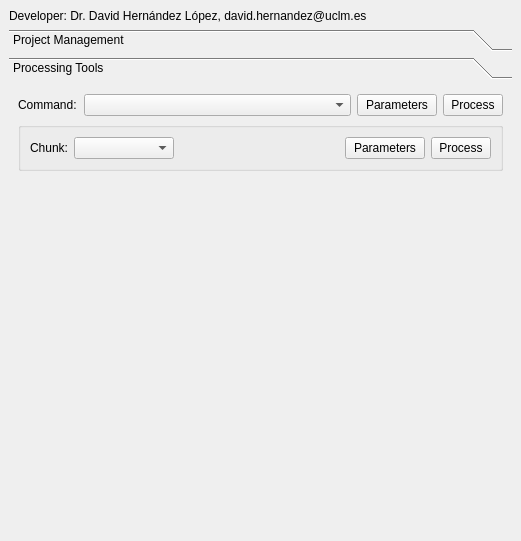
<?xml version="1.0" encoding="UTF-8"?>
<ui version="4.0">
 <class>PhotogrammetyToolsDockWidgetBase</class>
 <widget class="QDockWidget" name="PhotogrammetyToolsDockWidgetBase">
  <property name="geometry">
   <rect>
    <x>0</x>
    <y>0</y>
    <width>521</width>
    <height>541</height>
   </rect>
  </property>
  <property name="minimumSize">
   <size>
    <width>480</width>
    <height>541</height>
   </size>
  </property>
  <property name="windowTitle">
   <string>Photogrammetry Tools</string>
  </property>
  <widget class="QWidget" name="dockWidgetContents">
   <layout class="QGridLayout" name="gridLayout_10">
    <item row="0" column="0">
     <widget class="QLabel" name="developerLabel">
      <property name="text">
       <string>Developer: Dr. David Hernández López, david.hernandez@uclm.es</string>
      </property>
     </widget>
    </item>
    <item row="1" column="0">
     <widget class="QToolBox" name="photogrammetryToolBox">
      <property name="minimumSize">
       <size>
        <width>460</width>
        <height>480</height>
       </size>
      </property>
      <property name="currentIndex">
       <number>1</number>
      </property>
      <widget class="QWidget" name="projectDefinitionPage">
       <property name="geometry">
        <rect>
         <x>0</x>
         <y>0</y>
         <width>503</width>
         <height>424</height>
        </rect>
       </property>
       <attribute name="label">
        <string>Project Management</string>
       </attribute>
       <layout class="QGridLayout" name="gridLayout_14">
        <item row="0" column="0">
         <layout class="QHBoxLayout" name="horizontalLayout">
          <item>
           <widget class="QLabel" name="projectsLabel">
            <property name="minimumSize">
             <size>
              <width>45</width>
              <height>0</height>
             </size>
            </property>
            <property name="maximumSize">
             <size>
              <width>45</width>
              <height>16777215</height>
             </size>
            </property>
            <property name="text">
             <string>Projects:</string>
            </property>
           </widget>
          </item>
          <item>
           <widget class="QComboBox" name="projectsComboBox">
            <property name="minimumSize">
             <size>
              <width>150</width>
              <height>0</height>
             </size>
            </property>
           </widget>
          </item>
          <item>
           <widget class="QPushButton" name="openProjectPushButton">
            <property name="minimumSize">
             <size>
              <width>50</width>
              <height>0</height>
             </size>
            </property>
            <property name="maximumSize">
             <size>
              <width>50</width>
              <height>16777215</height>
             </size>
            </property>
            <property name="text">
             <string>Open</string>
            </property>
           </widget>
          </item>
          <item>
           <widget class="QPushButton" name="closeProjectPushButton">
            <property name="minimumSize">
             <size>
              <width>50</width>
              <height>0</height>
             </size>
            </property>
            <property name="maximumSize">
             <size>
              <width>50</width>
              <height>16777215</height>
             </size>
            </property>
            <property name="text">
             <string>Close</string>
            </property>
           </widget>
          </item>
         </layout>
        </item>
        <item row="1" column="0">
         <widget class="QTabWidget" name="projectManagementTabWidget">
          <property name="maximumSize">
           <size>
            <width>10000000</width>
            <height>320</height>
           </size>
          </property>
          <property name="currentIndex">
           <number>0</number>
          </property>
          <widget class="QWidget" name="createNewProjectTab">
           <attribute name="title">
            <string>Create Project</string>
           </attribute>
           <layout class="QGridLayout" name="gridLayout_2">
            <item row="0" column="0">
             <layout class="QHBoxLayout" name="horizontalLayout_2">
              <item>
               <widget class="QLabel" name="projectTypeLabel">
                <property name="minimumSize">
                 <size>
                  <width>70</width>
                  <height>0</height>
                 </size>
                </property>
                <property name="maximumSize">
                 <size>
                  <width>70</width>
                  <height>16777215</height>
                 </size>
                </property>
                <property name="text">
                 <string>Proejct Type:</string>
                </property>
               </widget>
              </item>
              <item>
               <widget class="QComboBox" name="projectTypeComboBox"/>
              </item>
              <item>
               <widget class="QLabel" name="label">
                <property name="minimumSize">
                 <size>
                  <width>70</width>
                  <height>0</height>
                 </size>
                </property>
                <property name="maximumSize">
                 <size>
                  <width>70</width>
                  <height>16777215</height>
                 </size>
                </property>
                <property name="text">
                 <string>Grid Size (m):</string>
                </property>
               </widget>
              </item>
              <item>
               <widget class="QComboBox" name="gridSizeComboBox">
                <property name="minimumSize">
                 <size>
                  <width>75</width>
                  <height>0</height>
                 </size>
                </property>
                <property name="maximumSize">
                 <size>
                  <width>75</width>
                  <height>16777215</height>
                 </size>
                </property>
               </widget>
              </item>
              <item>
               <widget class="QPushButton" name="projectParametersPushButton">
                <property name="minimumSize">
                 <size>
                  <width>75</width>
                  <height>0</height>
                 </size>
                </property>
                <property name="maximumSize">
                 <size>
                  <width>75</width>
                  <height>16777215</height>
                 </size>
                </property>
                <property name="text">
                 <string>Parameters</string>
                </property>
               </widget>
              </item>
             </layout>
            </item>
            <item row="1" column="0">
             <layout class="QHBoxLayout" name="horizontalLayout_3">
              <item>
               <widget class="QLabel" name="projectCrsLbel">
                <property name="minimumSize">
                 <size>
                  <width>30</width>
                  <height>0</height>
                 </size>
                </property>
                <property name="maximumSize">
                 <size>
                  <width>30</width>
                  <height>16777215</height>
                 </size>
                </property>
                <property name="text">
                 <string>CRS:</string>
                </property>
               </widget>
              </item>
              <item>
               <widget class="QgsProjectionSelectionWidget" name="projectQgsProjectionSelectionWidget">
                <property name="minimumSize">
                 <size>
                  <width>200</width>
                  <height>0</height>
                 </size>
                </property>
               </widget>
              </item>
              <item>
               <widget class="QLabel" name="projectAltitudeLabel">
                <property name="minimumSize">
                 <size>
                  <width>45</width>
                  <height>0</height>
                 </size>
                </property>
                <property name="maximumSize">
                 <size>
                  <width>45</width>
                  <height>16777215</height>
                 </size>
                </property>
                <property name="text">
                 <string>Altitude:</string>
                </property>
               </widget>
              </item>
              <item>
               <widget class="QRadioButton" name="projectAltitudeMslRadioButton">
                <property name="enabled">
                 <bool>false</bool>
                </property>
                <property name="minimumSize">
                 <size>
                  <width>40</width>
                  <height>0</height>
                 </size>
                </property>
                <property name="maximumSize">
                 <size>
                  <width>40</width>
                  <height>16777215</height>
                 </size>
                </property>
                <property name="text">
                 <string>MSL</string>
                </property>
                <property name="checked">
                 <bool>true</bool>
                </property>
               </widget>
              </item>
              <item>
               <widget class="QRadioButton" name="projectAltitudeEllipsoidRadioButton">
                <property name="enabled">
                 <bool>false</bool>
                </property>
                <property name="minimumSize">
                 <size>
                  <width>60</width>
                  <height>0</height>
                 </size>
                </property>
                <property name="maximumSize">
                 <size>
                  <width>60</width>
                  <height>16777215</height>
                 </size>
                </property>
                <property name="text">
                 <string>Ellipsoid</string>
                </property>
               </widget>
              </item>
             </layout>
            </item>
            <item row="2" column="0">
             <layout class="QGridLayout" name="gridLayout">
              <item row="0" column="0">
               <widget class="QPushButton" name="databasePushButton">
                <property name="minimumSize">
                 <size>
                  <width>50</width>
                  <height>0</height>
                 </size>
                </property>
                <property name="maximumSize">
                 <size>
                  <width>50</width>
                  <height>16777215</height>
                 </size>
                </property>
                <property name="text">
                 <string>Db file:</string>
                </property>
               </widget>
              </item>
              <item row="0" column="1" colspan="4">
               <widget class="QLineEdit" name="databaseLineEdit">
                <property name="readOnly">
                 <bool>true</bool>
                </property>
               </widget>
              </item>
              <item row="1" column="0">
               <widget class="QPushButton" name="roisPushButton">
                <property name="minimumSize">
                 <size>
                  <width>50</width>
                  <height>0</height>
                 </size>
                </property>
                <property name="maximumSize">
                 <size>
                  <width>50</width>
                  <height>16777215</height>
                 </size>
                </property>
                <property name="text">
                 <string>ROIs:</string>
                </property>
               </widget>
              </item>
              <item row="1" column="1">
               <widget class="QLineEdit" name="numberOfRoisLineEdit">
                <property name="minimumSize">
                 <size>
                  <width>50</width>
                  <height>0</height>
                 </size>
                </property>
                <property name="maximumSize">
                 <size>
                  <width>50</width>
                  <height>16777215</height>
                 </size>
                </property>
                <property name="readOnly">
                 <bool>true</bool>
                </property>
               </widget>
              </item>
              <item row="1" column="2">
               <widget class="QLabel" name="label_2">
                <property name="text">
                 <string>Number of ROIs shapefiles</string>
                </property>
               </widget>
              </item>
              <item row="1" column="3">
               <spacer name="horizontalSpacer">
                <property name="orientation">
                 <enum>Qt::Horizontal</enum>
                </property>
                <property name="sizeHint" stdset="0">
                 <size>
                  <width>40</width>
                  <height>20</height>
                 </size>
                </property>
               </spacer>
              </item>
              <item row="1" column="4">
               <widget class="QPushButton" name="createProjectPushButton">
                <property name="minimumSize">
                 <size>
                  <width>75</width>
                  <height>0</height>
                 </size>
                </property>
                <property name="maximumSize">
                 <size>
                  <width>75</width>
                  <height>16777215</height>
                 </size>
                </property>
                <property name="text">
                 <string>Create</string>
                </property>
               </widget>
              </item>
             </layout>
            </item>
            <item row="3" column="0">
             <spacer name="verticalSpacer">
              <property name="orientation">
               <enum>Qt::Vertical</enum>
              </property>
              <property name="sizeHint" stdset="0">
               <size>
                <width>20</width>
                <height>12</height>
               </size>
              </property>
             </spacer>
            </item>
           </layout>
          </widget>
          <widget class="QWidget" name="ImportDataMetashapeProjectTab">
           <attribute name="title">
            <string>Import To Metashape Project</string>
           </attribute>
           <layout class="QGridLayout" name="gridLayout_9">
            <item row="0" column="0">
             <widget class="QGroupBox" name="importOriMpGroupBox">
              <property name="title">
               <string>Import calibrations and orientations from Metashape project markers XML file</string>
              </property>
              <layout class="QGridLayout" name="gridLayout_11">
               <item row="0" column="0">
                <widget class="QPushButton" name="selectMetashapeFileMpPushButton">
                 <property name="text">
                  <string>File:</string>
                 </property>
                </widget>
               </item>
               <item row="0" column="1" colspan="4">
                <widget class="QLineEdit" name="metashapeFileMpLineEdit">
                 <property name="readOnly">
                  <bool>true</bool>
                 </property>
                </widget>
               </item>
               <item row="1" column="0">
                <widget class="QPushButton" name="selectMetashapeCodeMpPushButton">
                 <property name="text">
                  <string>Code:</string>
                 </property>
                </widget>
               </item>
               <item row="1" column="1">
                <widget class="QLineEdit" name="metashapeCodeMpLineEdit">
                 <property name="readOnly">
                  <bool>true</bool>
                 </property>
                </widget>
               </item>
               <item row="1" column="2">
                <widget class="QLabel" name="label_7">
                 <property name="maximumSize">
                  <size>
                   <width>40</width>
                   <height>16777215</height>
                  </size>
                 </property>
                 <property name="text">
                  <string>Chunk:</string>
                 </property>
                </widget>
               </item>
               <item row="1" column="3">
                <widget class="QComboBox" name="metashapeChunkMpComboBox">
                 <property name="minimumSize">
                  <size>
                   <width>120</width>
                   <height>0</height>
                  </size>
                 </property>
                </widget>
               </item>
               <item row="1" column="4">
                <widget class="QPushButton" name="metashapeProcessMpPushButton">
                 <property name="text">
                  <string>Process</string>
                 </property>
                </widget>
               </item>
              </layout>
             </widget>
            </item>
            <item row="1" column="0">
             <widget class="QGroupBox" name="importImagesMpGroupBox">
              <property name="title">
               <string>Import image files</string>
              </property>
              <layout class="QGridLayout" name="gridLayout_12">
               <item row="0" column="0">
                <widget class="QPushButton" name="selectImagesMpPushButton">
                 <property name="minimumSize">
                  <size>
                   <width>50</width>
                   <height>0</height>
                  </size>
                 </property>
                 <property name="maximumSize">
                  <size>
                   <width>50</width>
                   <height>16777215</height>
                  </size>
                 </property>
                 <property name="text">
                  <string>Images:</string>
                 </property>
                </widget>
               </item>
               <item row="0" column="1">
                <widget class="QLineEdit" name="numberOfImagesMpLineEdit">
                 <property name="minimumSize">
                  <size>
                   <width>50</width>
                   <height>0</height>
                  </size>
                 </property>
                 <property name="maximumSize">
                  <size>
                   <width>50</width>
                   <height>16777215</height>
                  </size>
                 </property>
                 <property name="readOnly">
                  <bool>true</bool>
                 </property>
                </widget>
               </item>
               <item row="0" column="2">
                <widget class="QLabel" name="label_8">
                 <property name="minimumSize">
                  <size>
                   <width>120</width>
                   <height>0</height>
                  </size>
                 </property>
                 <property name="text">
                  <string>Number of images</string>
                 </property>
                </widget>
               </item>
               <item row="0" column="3">
                <spacer name="horizontalSpacer_3">
                 <property name="orientation">
                  <enum>Qt::Horizontal</enum>
                 </property>
                 <property name="sizeHint" stdset="0">
                  <size>
                   <width>46</width>
                   <height>20</height>
                  </size>
                 </property>
                </spacer>
               </item>
               <item row="0" column="4">
                <widget class="QPushButton" name="addImagesProcessMpPushButton">
                 <property name="minimumSize">
                  <size>
                   <width>75</width>
                   <height>0</height>
                  </size>
                 </property>
                 <property name="maximumSize">
                  <size>
                   <width>75</width>
                   <height>16777215</height>
                  </size>
                 </property>
                 <property name="text">
                  <string>Process</string>
                 </property>
                </widget>
               </item>
              </layout>
             </widget>
            </item>
            <item row="2" column="0">
             <widget class="QGroupBox" name="importUndistortedImagesMpGroupBox">
              <property name="title">
               <string>Import undistorted image files</string>
              </property>
              <layout class="QGridLayout" name="gridLayout_13">
               <item row="0" column="4">
                <spacer name="horizontalSpacer_5">
                 <property name="orientation">
                  <enum>Qt::Horizontal</enum>
                 </property>
                 <property name="sizeHint" stdset="0">
                  <size>
                   <width>46</width>
                   <height>20</height>
                  </size>
                 </property>
                </spacer>
               </item>
               <item row="0" column="1">
                <widget class="QLineEdit" name="numberOfUndistortedImagesMpLineEdit">
                 <property name="minimumSize">
                  <size>
                   <width>50</width>
                   <height>0</height>
                  </size>
                 </property>
                 <property name="maximumSize">
                  <size>
                   <width>50</width>
                   <height>16777215</height>
                  </size>
                 </property>
                 <property name="readOnly">
                  <bool>true</bool>
                 </property>
                </widget>
               </item>
               <item row="0" column="5">
                <widget class="QPushButton" name="addUndistortedImagesProcessMpPushButton">
                 <property name="minimumSize">
                  <size>
                   <width>75</width>
                   <height>0</height>
                  </size>
                 </property>
                 <property name="maximumSize">
                  <size>
                   <width>75</width>
                   <height>16777215</height>
                  </size>
                 </property>
                 <property name="text">
                  <string>Process</string>
                 </property>
                </widget>
               </item>
               <item row="0" column="2">
                <widget class="QLabel" name="label_9">
                 <property name="minimumSize">
                  <size>
                   <width>120</width>
                   <height>0</height>
                  </size>
                 </property>
                 <property name="text">
                  <string>Number of images</string>
                 </property>
                </widget>
               </item>
               <item row="0" column="0">
                <widget class="QPushButton" name="selectUndistortedImagesMpPushButton">
                 <property name="minimumSize">
                  <size>
                   <width>50</width>
                   <height>0</height>
                  </size>
                 </property>
                 <property name="maximumSize">
                  <size>
                   <width>50</width>
                   <height>16777215</height>
                  </size>
                 </property>
                 <property name="text">
                  <string>Images:</string>
                 </property>
                </widget>
               </item>
               <item row="0" column="3">
                <widget class="QCheckBox" name="centeredPPACheckBox">
                 <property name="text">
                  <string>Centered PPA</string>
                 </property>
                </widget>
               </item>
              </layout>
             </widget>
            </item>
            <item row="3" column="0">
             <layout class="QHBoxLayout" name="horizontalLayout_5">
              <item>
               <spacer name="horizontalSpacer_6">
                <property name="orientation">
                 <enum>Qt::Horizontal</enum>
                </property>
                <property name="sizeHint" stdset="0">
                 <size>
                  <width>108</width>
                  <height>20</height>
                 </size>
                </property>
               </spacer>
              </item>
              <item>
               <widget class="QPushButton" name="updateImagesDataPushButton">
                <property name="text">
                 <string>Update image data after changes in QGis</string>
                </property>
               </widget>
              </item>
             </layout>
            </item>
            <item row="4" column="0">
             <spacer name="verticalSpacer_4">
              <property name="orientation">
               <enum>Qt::Vertical</enum>
              </property>
              <property name="sizeHint" stdset="0">
               <size>
                <width>20</width>
                <height>24</height>
               </size>
              </property>
             </spacer>
            </item>
           </layout>
          </widget>
          <widget class="QWidget" name="ImportDataGenericProjectTab">
           <attribute name="title">
            <string>Import To Generic Project</string>
           </attribute>
           <layout class="QGridLayout" name="gridLayout_8">
            <item row="0" column="0">
             <widget class="QGroupBox" name="importImagesGroupBox">
              <property name="title">
               <string>Import image files</string>
              </property>
              <layout class="QGridLayout" name="gridLayout_3">
               <item row="0" column="0">
                <widget class="QPushButton" name="selectImagesPushButton">
                 <property name="minimumSize">
                  <size>
                   <width>50</width>
                   <height>0</height>
                  </size>
                 </property>
                 <property name="maximumSize">
                  <size>
                   <width>50</width>
                   <height>16777215</height>
                  </size>
                 </property>
                 <property name="text">
                  <string>Images:</string>
                 </property>
                </widget>
               </item>
               <item row="0" column="1">
                <widget class="QLineEdit" name="numberOfImagesLineEdit">
                 <property name="minimumSize">
                  <size>
                   <width>50</width>
                   <height>0</height>
                  </size>
                 </property>
                 <property name="maximumSize">
                  <size>
                   <width>50</width>
                   <height>16777215</height>
                  </size>
                 </property>
                 <property name="readOnly">
                  <bool>true</bool>
                 </property>
                </widget>
               </item>
               <item row="0" column="2">
                <widget class="QLabel" name="label_3">
                 <property name="minimumSize">
                  <size>
                   <width>140</width>
                   <height>0</height>
                  </size>
                 </property>
                 <property name="text">
                  <string>Number of selected images</string>
                 </property>
                </widget>
               </item>
               <item row="0" column="3">
                <spacer name="horizontalSpacer_2">
                 <property name="orientation">
                  <enum>Qt::Horizontal</enum>
                 </property>
                 <property name="sizeHint" stdset="0">
                  <size>
                   <width>46</width>
                   <height>20</height>
                  </size>
                 </property>
                </spacer>
               </item>
               <item row="0" column="4">
                <widget class="QPushButton" name="addImagesProcessPushButton">
                 <property name="minimumSize">
                  <size>
                   <width>75</width>
                   <height>0</height>
                  </size>
                 </property>
                 <property name="maximumSize">
                  <size>
                   <width>75</width>
                   <height>16777215</height>
                  </size>
                 </property>
                 <property name="text">
                  <string>Process</string>
                 </property>
                </widget>
               </item>
              </layout>
             </widget>
            </item>
            <item row="1" column="0">
             <widget class="QGroupBox" name="importOriGroupBox">
              <property name="title">
               <string>Import calibrations and orientations from Metashape project markers XML file</string>
              </property>
              <layout class="QGridLayout" name="gridLayout_4">
               <item row="0" column="0">
                <widget class="QPushButton" name="selectMetashapeFilePushButton">
                 <property name="text">
                  <string>File:</string>
                 </property>
                </widget>
               </item>
               <item row="0" column="1" colspan="4">
                <widget class="QLineEdit" name="metashapeFileLineEdit">
                 <property name="readOnly">
                  <bool>true</bool>
                 </property>
                </widget>
               </item>
               <item row="1" column="0">
                <widget class="QPushButton" name="selectMetashapeCodePushButton">
                 <property name="text">
                  <string>Code:</string>
                 </property>
                </widget>
               </item>
               <item row="1" column="1">
                <widget class="QLineEdit" name="metashapeCodeLineEdit">
                 <property name="readOnly">
                  <bool>true</bool>
                 </property>
                </widget>
               </item>
               <item row="1" column="2">
                <widget class="QLabel" name="label_6">
                 <property name="maximumSize">
                  <size>
                   <width>40</width>
                   <height>16777215</height>
                  </size>
                 </property>
                 <property name="text">
                  <string>Chunk:</string>
                 </property>
                </widget>
               </item>
               <item row="1" column="3">
                <widget class="QComboBox" name="metashapeChunkComboBox">
                 <property name="minimumSize">
                  <size>
                   <width>120</width>
                   <height>0</height>
                  </size>
                 </property>
                </widget>
               </item>
               <item row="1" column="4">
                <widget class="QPushButton" name="metashapeProcessPushButton">
                 <property name="text">
                  <string>Process</string>
                 </property>
                </widget>
               </item>
              </layout>
             </widget>
            </item>
            <item row="2" column="0">
             <widget class="QGroupBox" name="importUndistortedImagesGroupBox">
              <property name="title">
               <string>Import undistorted image files</string>
              </property>
              <layout class="QGridLayout" name="gridLayout_5">
               <item row="0" column="0">
                <widget class="QPushButton" name="selectUndistortedImagesPushButton">
                 <property name="minimumSize">
                  <size>
                   <width>50</width>
                   <height>0</height>
                  </size>
                 </property>
                 <property name="maximumSize">
                  <size>
                   <width>50</width>
                   <height>16777215</height>
                  </size>
                 </property>
                 <property name="text">
                  <string>Images:</string>
                 </property>
                </widget>
               </item>
               <item row="0" column="1">
                <widget class="QLineEdit" name="numberOfUndistortedImagesLineEdit">
                 <property name="minimumSize">
                  <size>
                   <width>50</width>
                   <height>0</height>
                  </size>
                 </property>
                 <property name="maximumSize">
                  <size>
                   <width>50</width>
                   <height>16777215</height>
                  </size>
                 </property>
                 <property name="readOnly">
                  <bool>true</bool>
                 </property>
                </widget>
               </item>
               <item row="0" column="2">
                <widget class="QLabel" name="label_4">
                 <property name="minimumSize">
                  <size>
                   <width>140</width>
                   <height>0</height>
                  </size>
                 </property>
                 <property name="text">
                  <string>Number of selected images</string>
                 </property>
                </widget>
               </item>
               <item row="0" column="3">
                <spacer name="horizontalSpacer_4">
                 <property name="orientation">
                  <enum>Qt::Horizontal</enum>
                 </property>
                 <property name="sizeHint" stdset="0">
                  <size>
                   <width>46</width>
                   <height>20</height>
                  </size>
                 </property>
                </spacer>
               </item>
               <item row="0" column="4">
                <widget class="QPushButton" name="addUndistortedImagesProcessPushButton">
                 <property name="minimumSize">
                  <size>
                   <width>75</width>
                   <height>0</height>
                  </size>
                 </property>
                 <property name="maximumSize">
                  <size>
                   <width>75</width>
                   <height>16777215</height>
                  </size>
                 </property>
                 <property name="text">
                  <string>Process</string>
                 </property>
                </widget>
               </item>
              </layout>
             </widget>
            </item>
            <item row="3" column="0">
             <spacer name="verticalSpacer_2">
              <property name="orientation">
               <enum>Qt::Vertical</enum>
              </property>
              <property name="sizeHint" stdset="0">
               <size>
                <width>20</width>
                <height>18</height>
               </size>
              </property>
             </spacer>
            </item>
           </layout>
          </widget>
         </widget>
        </item>
        <item row="2" column="0">
         <layout class="QGridLayout" name="gridLayout_7">
          <item row="0" column="0">
           <widget class="QPushButton" name="pmTemporalPathPushButton">
            <property name="text">
             <string>Temp Path</string>
            </property>
           </widget>
          </item>
          <item row="0" column="1">
           <widget class="QLineEdit" name="pmTemporalPathLineEdit">
            <property name="readOnly">
             <bool>true</bool>
            </property>
           </widget>
          </item>
          <item row="1" column="0">
           <widget class="QPushButton" name="pmOutputPathPushButton">
            <property name="text">
             <string>Output Path</string>
            </property>
           </widget>
          </item>
          <item row="1" column="1">
           <widget class="QLineEdit" name="pmOutputPathLineEdit">
            <property name="readOnly">
             <bool>true</bool>
            </property>
           </widget>
          </item>
         </layout>
        </item>
       </layout>
      </widget>
      <widget class="QWidget" name="processingToolsPage">
       <property name="geometry">
        <rect>
         <x>0</x>
         <y>0</y>
         <width>503</width>
         <height>424</height>
        </rect>
       </property>
       <attribute name="label">
        <string>Processing Tools</string>
       </attribute>
       <layout class="QGridLayout" name="gridLayout_15">
        <item row="0" column="0">
         <layout class="QHBoxLayout" name="horizontalLayout_4">
          <item>
           <widget class="QLabel" name="label_5">
            <property name="maximumSize">
             <size>
              <width>60</width>
              <height>16777215</height>
             </size>
            </property>
            <property name="text">
             <string>Command:</string>
            </property>
           </widget>
          </item>
          <item>
           <widget class="QComboBox" name="processingToolsCommandComboBox"/>
          </item>
          <item>
           <widget class="QPushButton" name="processingToolsCommandParamtersPushButton">
            <property name="maximumSize">
             <size>
              <width>80</width>
              <height>16777215</height>
             </size>
            </property>
            <property name="text">
             <string>Parameters</string>
            </property>
           </widget>
          </item>
          <item>
           <widget class="QPushButton" name="processingToolsCommandPushButton">
            <property name="maximumSize">
             <size>
              <width>60</width>
              <height>16777215</height>
             </size>
            </property>
            <property name="text">
             <string>Process</string>
            </property>
           </widget>
          </item>
         </layout>
        </item>
        <item row="1" column="0">
         <widget class="QGroupBox" name="measurementsGroupBox">
          <property name="title">
           <string/>
          </property>
          <layout class="QGridLayout" name="gridLayout_6">
           <item row="0" column="0">
            <widget class="QLabel" name="measurementsChunkLabel">
             <property name="maximumSize">
              <size>
               <width>40</width>
               <height>16777215</height>
              </size>
             </property>
             <property name="text">
              <string>Chunk:</string>
             </property>
            </widget>
           </item>
           <item row="0" column="1">
            <widget class="QComboBox" name="measurementsChunksComboBox">
             <property name="minimumSize">
              <size>
               <width>100</width>
               <height>0</height>
              </size>
             </property>
             <property name="maximumSize">
              <size>
               <width>100</width>
               <height>16777215</height>
              </size>
             </property>
            </widget>
           </item>
           <item row="0" column="2">
            <spacer name="horizontalSpacer_7">
             <property name="orientation">
              <enum>Qt::Horizontal</enum>
             </property>
             <property name="sizeHint" stdset="0">
              <size>
               <width>158</width>
               <height>20</height>
              </size>
             </property>
            </spacer>
           </item>
           <item row="0" column="3">
            <widget class="QPushButton" name="measurementsParametersPushButton">
             <property name="text">
              <string>Parameters</string>
             </property>
            </widget>
           </item>
           <item row="0" column="4">
            <widget class="QPushButton" name="measurementsProcessPushButton">
             <property name="maximumSize">
              <size>
               <width>60</width>
               <height>16777215</height>
              </size>
             </property>
             <property name="text">
              <string>Process</string>
             </property>
            </widget>
           </item>
          </layout>
         </widget>
        </item>
        <item row="2" column="0">
         <spacer name="verticalSpacer_3">
          <property name="orientation">
           <enum>Qt::Vertical</enum>
          </property>
          <property name="sizeHint" stdset="0">
           <size>
            <width>20</width>
            <height>375</height>
           </size>
          </property>
         </spacer>
        </item>
       </layout>
      </widget>
     </widget>
    </item>
   </layout>
  </widget>
 </widget>
 <customwidgets>
  <customwidget>
   <class>QgsProjectionSelectionWidget</class>
   <extends>QWidget</extends>
   <header>qgsprojectionselectionwidget.h</header>
  </customwidget>
 </customwidgets>
 <resources/>
 <connections/>
</ui>
